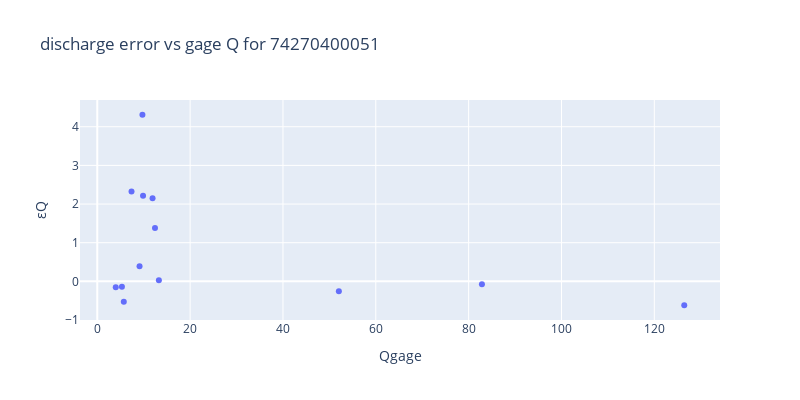

The notebook cell saved with this chart:
### Code cell
fig = px.scatter(df, x='Qgage', y='εQ',title='discharge error vs gage Q for '+reachid,height=400,width=800)
fig.show()

### Figure 1 — Plotly figure (JSON) as saved in the notebook; plotly's stock layout.template omitted (floating-point values rounded to 4 significant figures)
{"data": [{"hovertemplate": "Qgage=%{x}<br>εQ=%{y}<extra></extra>", "legendgroup": "", "marker": {"color": "#636efa", "symbol": "circle"}, "mode": "markers", "name": "", "orientation": "v", "showlegend": false, "type": "scatter", "x": [52.04, 7.378, 9.857, 11.91, 12.43, 9.725, 82.86, 9.103, 3.979, 13.27, 5.71, 5.305, 126.5], "xaxis": "x", "y": [-0.2557, 2.322, 2.212, 2.152, 1.379, 4.31, -0.07753, 0.3884, -0.1522, 0.03155, -0.5251, -0.1388, -0.6181], "yaxis": "y"}], "layout": {"height": 400, "legend": {"tracegroupgap": 0}, "title": {"text": "discharge error vs gage Q for 74270400051"}, "width": 800, "xaxis": {"anchor": "y", "autorange": true, "domain": [0, 1], "range": [-3.723, 134.2], "title": {"text": "Qgage"}, "type": "linear"}, "yaxis": {"anchor": "x", "autorange": true, "domain": [0, 1], "range": [-0.9997, 4.692], "title": {"text": "εQ"}, "type": "linear"}}}
